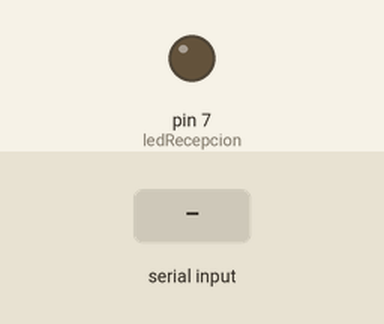
This sketch was run on a simulated Arduino Uno, built with avr-gcc and run on an emulated ATmega328P. Shown: output pins drawn as LEDs (lit = HIGH). The inputs (shaded band) are chosen by the test bench. Random numbers use the default seed unless the sketch sets one; what the sketch prints to the serial monitor is not drawn.

Above: at 2.1 s.
2.2 s: byte 1 (1) received over Serial
At 3.8 s:
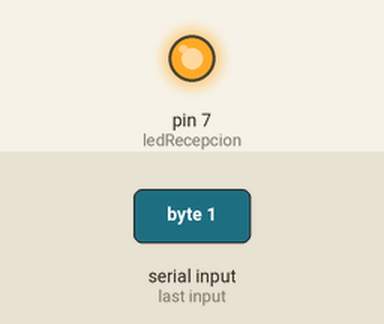
Timing chart, 0 to 5.5 s (numbered marks = the images above; inputs shaded):
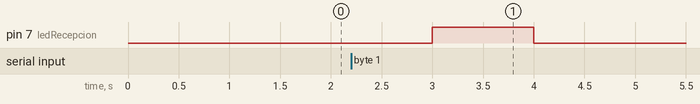

Measured:
- after the input at 2.2 s, pin 7 (ledRecepcion): LOW → HIGH after 0.80 s, → LOW 1.0 s later

The sketch:

emisor.ino
```cpp
// Arduino Emisor
int ledRecepcion = 7;
int numeroEnviado;

void setup() {
  Serial.begin(9600);
  pinMode(ledRecepcion, OUTPUT);
  randomSeed(analogRead(0)); // Para generar números aleatorios
}

void loop() {
  numeroEnviado = random(0, 16); // Genera número entre 0 y 15
  Serial.write(numeroEnviado); // Envía el número al receptor
  delay(1000); // Pequeña pausa para asegurar la transmisión

  // Espera la confirmación de recepción
  if (Serial.available() > 0) {
    int confirmacion = Serial.read();
    if (confirmacion == 1) {
      digitalWrite(ledRecepcion, HIGH); // Enciende el LED de recepción
      delay(1000); // Mantén encendido el LED durante 1 segundo
      digitalWrite(ledRecepcion, LOW); // Apaga el LED
    }
  }

  delay(1000); // Pausa antes de enviar el siguiente número
}
```
